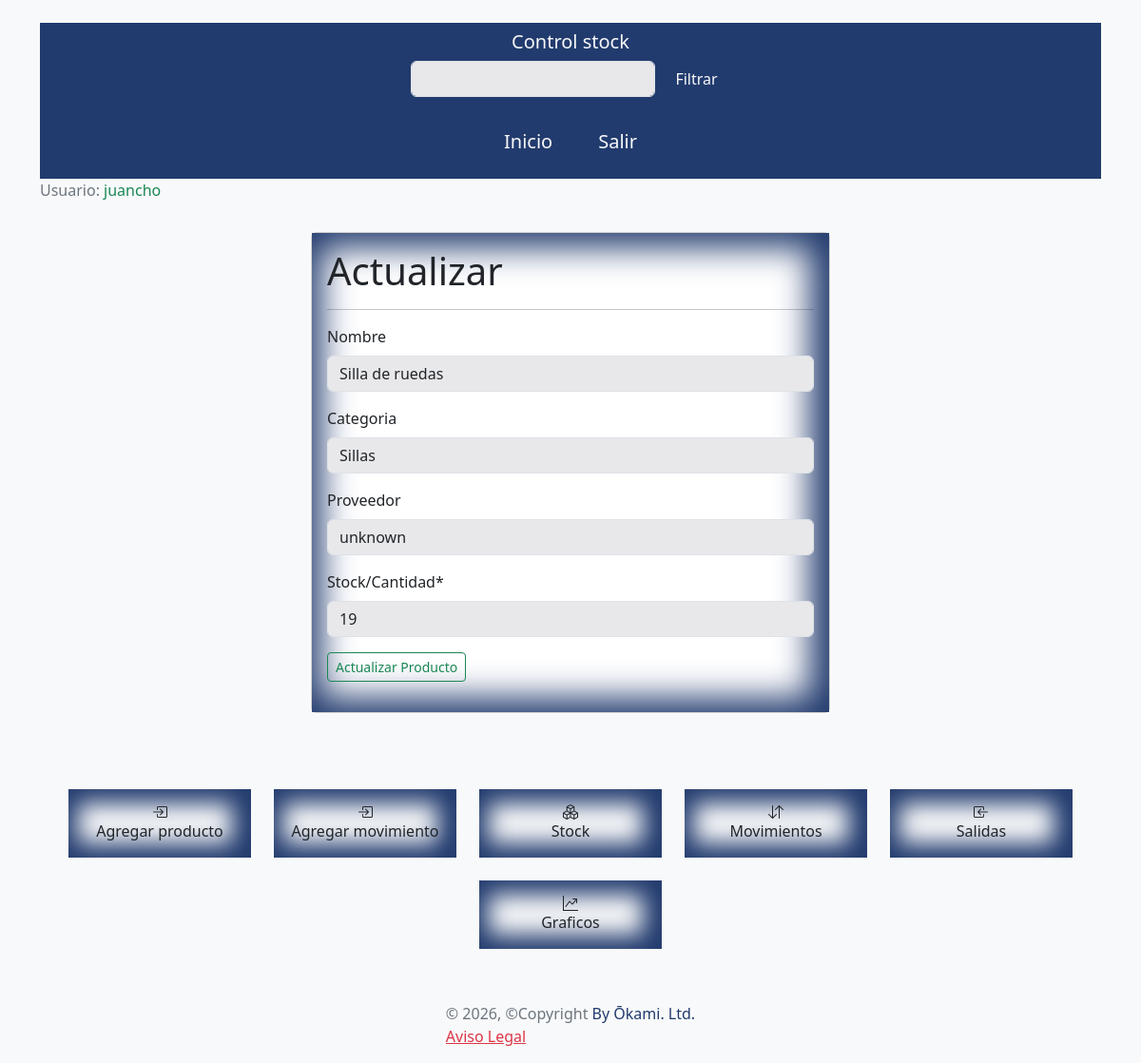
The app's page /products/update/1/ (signed in), older data.
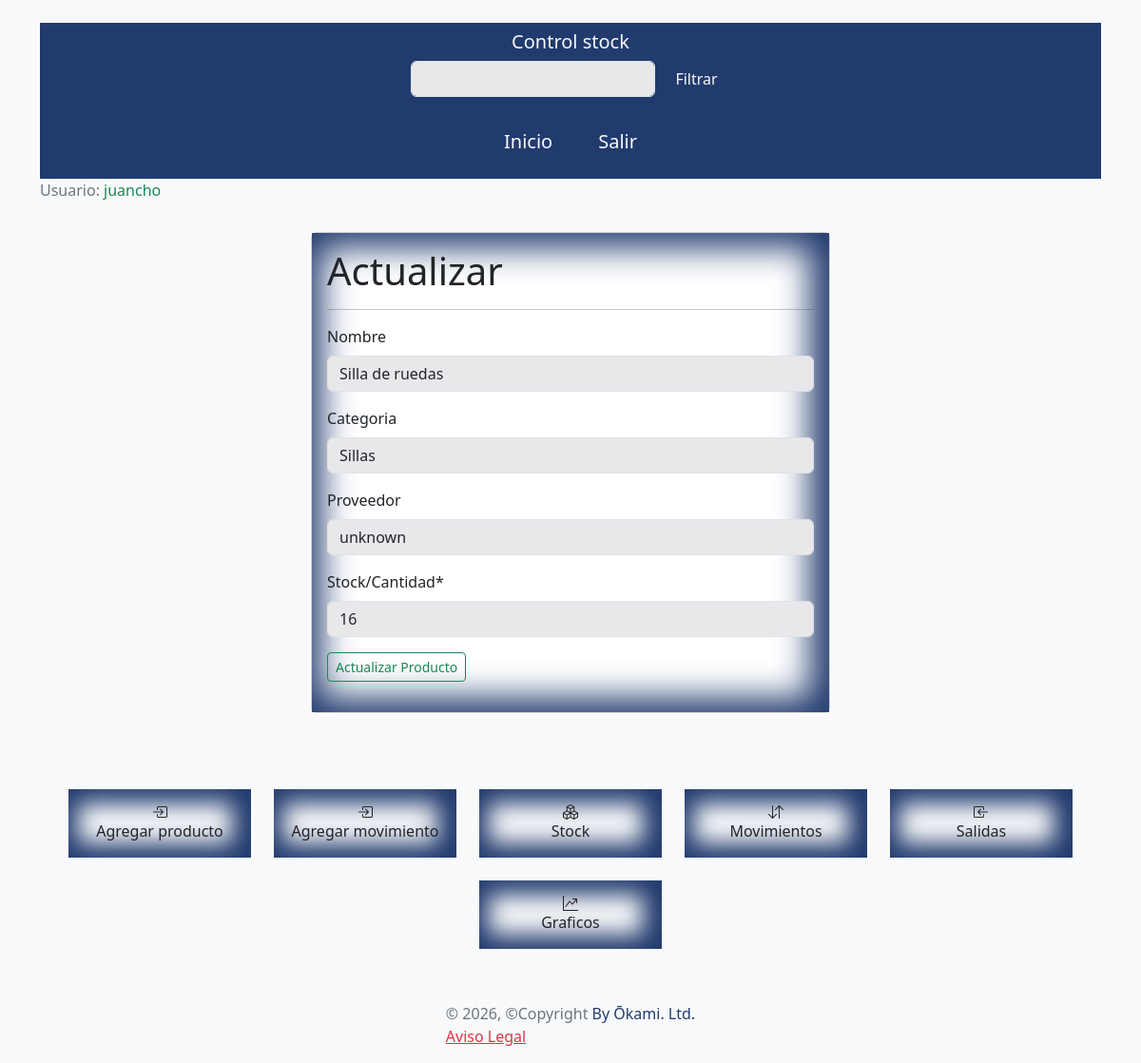
The same page, newer data.
### products/models.py (models this page shows, shortened)
class Products(models.Model):
    product = models.ForeignKey(User,  on_delete=models.CASCADE, related_name="products", verbose_name=("Producto"))
    product_name = models.CharField(max_length=50, blank=True, verbose_name=("Nombre"))
    category = models.CharField(max_length=100, blank=True, verbose_name=("Categoria"))
    supplier = models.CharField(max_length=50, blank=True, verbose_name=("Proveedor"))
    timestamp  = models.DateTimeField(auto_now_add=True, blank=True, null=True, verbose_name=("Fecha"))
    stock = models.PositiveIntegerField(default=0, validators=[MinValueValidator(0)], verbose_name=("Stock/Cantidad"))
    class Meta:
        verbose_name = 'Producto'
        verbose_name_plural = 'Productos'

### products/views.py (the view, shortened to what this page needs)
# urls.py: path('products/update/<int:pk>/', ProductUpdateView.as_view(), name="product_update"),
@method_decorator(login_required, name="dispatch")
class ProductUpdateView(UpdateView):
    model = Products
    template_name = "products/products_update.html"
    fields = "product_name", "category", "supplier", "stock"
    success_url = reverse_lazy('home')
    def get_queryset(self):
        return self.model.objects.filter(product=self.request.user)

### core/templates/products/products_update.html (shortened to what this page needs)
{% extends 'general/layout.html' %}
{% load crispy_forms_tags %}
{% block content %}
  <div class="row">
    <div class="col-12 col-md-6 offset-md-3">
      <div class="card" >
          <div class="card-body" id="box">
            <h1 class="card-title">Actualizar</h1>
            <hr>
            <form action="" method="post", enctype="multipart/form-data">
                  {{ form.product_name | as_crispy_field }}
                  {{ form.category | as_crispy_field }}
                  {{ form.supplier | as_crispy_field }}
                  {{ form.stock | as_crispy_field }}
              <button class="btn btn-sm btn-outline-success">Actualizar Producto</button>
            </form>
          </div>
      </div>
    </div>
  </div>
{% endblock %}

Row changes from the older to the newer data that the page shows:
changed Products "Silla de ruedas": stock "19" → "16"
